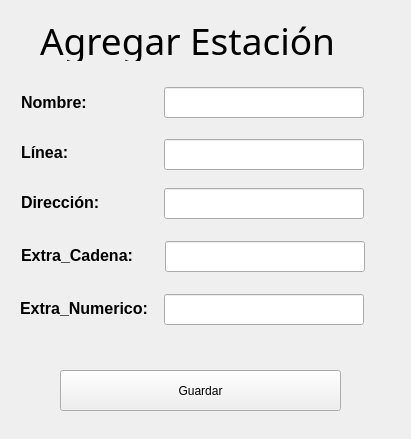
<?xml version="1.0" encoding="UTF-8"?>
<ui version="4.0">
 <class>AgregarEstacion</class>
 <widget class="QWidget" name="AgregarEstacion">
  <property name="geometry">
   <rect>
    <x>0</x>
    <y>0</y>
    <width>411</width>
    <height>439</height>
   </rect>
  </property>
  <property name="maximumSize">
   <size>
    <width>16777215</width>
    <height>16777215</height>
   </size>
  </property>
  <property name="maximumSize">
   <size>
    <width>411</width>
    <height>439</height>
   </size>
  </property>
  <property name="minimumSize">
   <size>
    <width>411</width>
    <height>439</height>
   </size>
  </property>
  <property name="windowTitle">
   <string>Agregar Estación</string>
  </property>
  <widget class="QLabel" name="label">
   <property name="geometry">
    <rect>
     <x>40</x>
     <y>20</y>
     <width>301</width>
     <height>41</height>
    </rect>
   </property>
   <property name="font">
    <font>
     <family>MV Boli</family>
     <pointsize>28</pointsize>
    </font>
   </property>
   <property name="text">
    <string>Agregar Estación</string>
   </property>
  </widget>
  <widget class="QLabel" name="label_nombre">
   <property name="geometry">
    <rect>
     <x>21</x>
     <y>87</y>
     <width>121</width>
     <height>31</height>
    </rect>
   </property>
   <property name="font">
    <font>
     <family>Arial</family>
     <pointsize>12</pointsize>
     <weight>75</weight>
     <bold>true</bold>
    </font>
   </property>
   <property name="text">
    <string>Nombre:</string>
   </property>
  </widget>
  <widget class="QLineEdit" name="Tedit_Nombre">
   <property name="geometry">
    <rect>
     <x>164</x>
     <y>87</y>
     <width>200</width>
     <height>31</height>
    </rect>
   </property>
  </widget>
  <widget class="QLabel" name="label_linea">
   <property name="geometry">
    <rect>
     <x>21</x>
     <y>137</y>
     <width>121</width>
     <height>31</height>
    </rect>
   </property>
   <property name="font">
    <font>
     <family>Arial</family>
     <pointsize>12</pointsize>
     <weight>75</weight>
     <bold>true</bold>
    </font>
   </property>
   <property name="text">
    <string>Línea:</string>
   </property>
  </widget>
  <widget class="QLineEdit" name="Tedit_Linea">
   <property name="geometry">
    <rect>
     <x>164</x>
     <y>139</y>
     <width>200</width>
     <height>31</height>
    </rect>
   </property>
  </widget>
  <widget class="QLabel" name="label_direccion">
   <property name="geometry">
    <rect>
     <x>21</x>
     <y>187</y>
     <width>121</width>
     <height>31</height>
    </rect>
   </property>
   <property name="font">
    <font>
     <family>Arial</family>
     <pointsize>12</pointsize>
     <weight>75</weight>
     <bold>true</bold>
    </font>
   </property>
   <property name="text">
    <string>Dirección:</string>
   </property>
  </widget>
  <widget class="QLineEdit" name="Tedit_Direccion">
   <property name="geometry">
    <rect>
     <x>164</x>
     <y>188</y>
     <width>200</width>
     <height>31</height>
    </rect>
   </property>
  </widget>
  <widget class="QPushButton" name="btn_guardar">
   <property name="geometry">
    <rect>
     <x>60</x>
     <y>370</y>
     <width>281</width>
     <height>41</height>
    </rect>
   </property>
   <property name="text">
    <string>Guardar</string>
   </property>
  </widget>
  <widget class="QLabel" name="label_2">
   <property name="geometry">
    <rect>
     <x>21</x>
     <y>247</y>
     <width>121</width>
     <height>16</height>
    </rect>
   </property>
   <property name="font">
    <font>
     <family>Arial</family>
     <pointsize>12</pointsize>
     <weight>75</weight>
     <bold>true</bold>
    </font>
   </property>
   <property name="text">
    <string>Extra_Cadena:</string>
   </property>
  </widget>
  <widget class="QLineEdit" name="Tedit_EC">
   <property name="geometry">
    <rect>
     <x>165</x>
     <y>241</y>
     <width>200</width>
     <height>31</height>
    </rect>
   </property>
  </widget>
  <widget class="QLineEdit" name="Tedit_EN">
   <property name="geometry">
    <rect>
     <x>164</x>
     <y>294</y>
     <width>200</width>
     <height>31</height>
    </rect>
   </property>
  </widget>
  <widget class="QLabel" name="label_3">
   <property name="geometry">
    <rect>
     <x>20</x>
     <y>300</y>
     <width>131</width>
     <height>16</height>
    </rect>
   </property>
   <property name="font">
    <font>
     <family>Arial</family>
     <pointsize>12</pointsize>
     <weight>75</weight>
     <bold>true</bold>
    </font>
   </property>
   <property name="text">
    <string>Extra_Numerico:</string>
   </property>
  </widget>
 </widget>
 <resources/>
 <connections/>
</ui>
